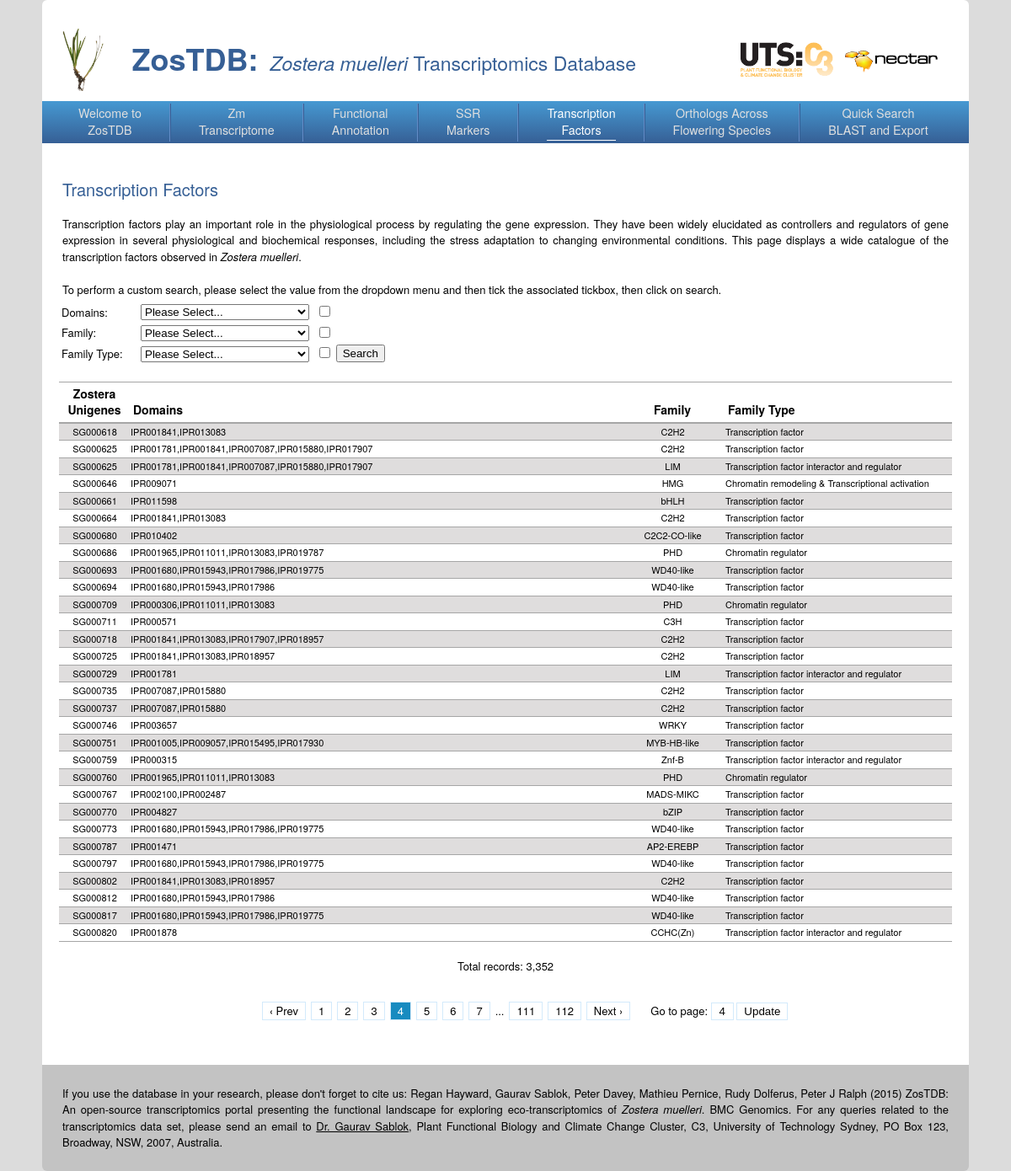
Screenshot of /Website/2015_11_05/transcription_factors.php?page=4 with the database file from the repository.
### tables this page shows
CREATE TABLE `transcription_factors` (
  `Unigene_Num` varchar(8) NOT NULL,
  `Domains` varchar(100) NOT NULL,
  `Family` varchar(30) NOT NULL,
  `Family_Type` varchar(80) NOT NULL,
  KEY `Unigene_Num` (`Unigene_Num`),
  CONSTRAINT `transcription_factors_ibfk_1` FOREIGN KEY (`Unigene_Num`) REFERENCES `transcripts` (`Identifier`)
);

### Website/2015_11_05/transcription_factors.php (the view, shortened to what this page needs)
<!DOCTYPE html PUBLIC "-//W3C//DTD XHTML 1.0 Strict//EN" "http://www.w3.org/TR/xhtml1/DTD/xhtml1-strict.dtd">
<html xmlns="http://www.w3.org/1999/xhtml" xml:lang="en" lang="en">
	<head>
		<link rel="stylesheet" type="text/css" href="css/styles.css"/>
		<?php
			include 'functions.php';
		?>
	</head>
<body>
	<?php include 'header.php'; ?>
	<div id="navigation_menu_wrapper">
		<div id="navigation_menu">
			<?php
				include 'top_menu_bar.php';
			?>
		</div>
	</div>
	<?php
		include 'connect.php';
		if (isset($_GET["page"])) {
			$page  = $_GET["page"];
				 ?>
				</script> <?php
		}else{
			$page=1;
		}
		$records_per_page = 30;
		$start_from = ($page-1) * $records_per_page;
		if (!isset($_POST['submit'])) {
			$strSQL = "SELECT * FROM transcription_factors ORDER BY Unigene_Num ASC LIMIT $start_from, $records_per_page";
      $strSQL_pages = "transcription_factors";
			$recordset = mysqli_query($connection, $strSQL);
		}
	?>
	<main>
		<div id="content_wrapper">
			<div id="content">
				<h3>Transcription Factors</h3>
				<p>Transcription factors play an important role in the physiological process by regulating the gene expression. They have been widely
					elucidated as controllers and regulators of gene expression in several physiological and biochemical responses, including the stress
					adaptation to changing environmental conditions. This page displays a wide catalogue of the transcription factors observed in <i>Zostera
					muelleri</i>. <br><br>
					To perform a custom search, please select the value from the dropdown menu and then tick the associated tickbox, then click on search.
				</p>
				<table>
					<tr>
						<td width="90">Domains:</td>
						<td>
							<form action="transcription_factors_search.php" method="post">
								<select name="Domains" onchange="setChkDomains(this.value);">
									<option value="">Please Select...</option>
								</select>&nbsp;
							</td>
							<td>
								<input type="checkbox" name="Chk_Domains" value="Chk_Domains" id="Chk_Domains">
							</td>
							<td></td>
						</tr>
						<tr>
							<td>Family:</td>
							<td>
								<select name="Family" onchange="setChkFamily(this.value);">
									<option value="">Please Select...</option>
							</select>&nbsp;
						</td>
						<td>
							<input type="checkbox" name="Chk_Family" value="Chk_Family" id="Chk_Family">
						</td>
						<td></td>
					</tr>
					<tr>
						<td>Family Type:</td>
						<td>
							<select name="Family_Type" onchange="setChkFamilyType(this.value);">
								<option value="">Please Select...</option>
						</select>&nbsp;
					</td>
					<td>
						<input type="checkbox" name="Chk_Family_Type" value="Chk_Family_Type" id="Chk_Family_Type">
					</td>
					<td>
						<input type="submit" value="Search" name="submit">
					</td>
				</tr>
			</table>
		<br>
		<center>
		<table class="Generic_Search_Table Zebra">
			<tr>
				<th style="width:80px"><p class="Center">Zostera<br>Unigenes</p></th>
				<th><p class="Left"><br>Domains</p></th>
				<th style="width:120px"><p class="Center"><br>Family</p></th>
				<th style="width:270px"><p class="Left"><br>Family Type</p></th>
			</tr>
			<?php
					if($recordset){
						while($row= mysqli_fetch_assoc($recordset)){
							 ?>
							<tr>
								<td class="Center_Mid"><?php echo $row['Unigene_Num']; ?></td>
								<td class="Left_Mid"><?php echo $row['Domains']; ?></td>
								<td class="Center_Mid"><?php echo $row['Family']; ?></td>
								<td class="Left_Mid"><?php echo $row['Family_Type']; ?></td>
							</tr> <?php
						}
					}else{
						echo'<p>';
						echo mysqli_error($connection);
						echo '</p>';
					}
				?>
			</table>
			<br>
			<?php
	      echo pagination($strSQL_pages,$records_per_page,$page,$url='?');
    	?>
			</center>
			<br>
			<div id="bottom_spacer_20"></div>
		</div>
	</div>
</main>
<div id="footer_wrapper">
	<?php include 'footer.php'; ?>
</div>
</body>
</html>

### Website/2015_11_05/css/styles.css (style rules this page uses)
h3 { border-bottom: 1px dotted #ffffff; color:#365f95; font-family: 'Trebuchet MS', 'Helvetica Neue', Arial, Helvetica; font-size: 20px; font-weight: normal; padding: 5px 0 5px 4px; margin: 0 0 15px 0; }
body { background: #DCDCDC; color: #e4edf5; font-family: 'Trebuchet MS', 'Helvetica Neue', Arial, Helvetica; font-size: 13px; line-height: 1.5em; margin: 0; padding: 0; }
p { color:#000000; font-family: 'Trebuchet MS', 'Helvetica Neue', Arial, Helvetica; margin: 4px; text-align:justify; }
#navigation_menu_wrapper { background: #4699d2; background: -moz-linear-gradient(top, #4699d2 0%, #365f95 100%); background: -webkit-gradient(linear, left top, left bottom, color-stop(0%,#4699d2), color-stop(100%,#365f95)); background: -webkit-linear-gradient(top, #4699d2 0%,#365f95 100%); background: -o-linear-gradient(top, #4699d2 0%,#365f95 100%); background: linear-gradient(top, #4699d2 0%,#365f95 100%); clear: both; height: 50px; margin: 0 auto; width: 1100px; }
#navigation_menu { height: 50px; margin: 0 10px; width: 1090px; }
#content_wrapper { background-color: #FFFFFF; clear: both; color:#000000; margin: 0 auto; padding: 40px 20px 0 20px; width: 1060px; }
#content { background-color:#FFFFFF; margin-right: 40px; width: 1060px; }
#bottom_spacer_20 { clear: both; font-size: 1px; height: 20px; width: 100%; }
#footer_wrapper { clear: both; margin: 0 auto; width: 100%; }
.Generic_Search_Table { border-collapse: collapse; margin-left: 0px; table-layout: fixed; width: 1060px; }
.Generic_Search_Table th { border-bottom-style: solid; border-bottom-color: #A6A6A6; border-bottom-width: 2px; border-top-style: solid; border-top-color: #A6A6A6; border-top-width: 1.5px; margin: 0 0 0 0; padding: 0px 0px 0px 2px; font-size: 14px; font-weight: bold; }
.Generic_Search_Table td { border-bottom-style: solid; border-bottom-color: #A6A6A6; border-bottom-width: 1.5px; font-size: 11px; margin: 0 0 0 0; padding: 0px 0px 0px 3px; }
table.Zebra tbody tr:nth-child(2n) td { background: #DFDDDD; }
table.Zebra tbody tr:nth-child(2n+1) td { background: #ccfffff; }
td.Center_Mid { text-align: center; word-wrap: break-word; }
td.Left_Mid { text-align: left; word-wrap: break-word; }
p.Center { text-align: center; vertical-align: text-bottom; }
p.Left { text-align: left; }

### Website/2015_11_05/transcription_factors.php (style rules this page uses)
select { width:200px; }

### rows the page displays
transcription_factors: Unigene_Num "SG000618", Domains "IPR001841,IPR013083", Family "C2H2", Family_Type "Transcription factor"
transcription_factors: Unigene_Num "SG000625", Domains "IPR001781,IPR001841,IPR007087,IPR015880,IPR017907", Family "C2H2", Family_Type "Transcription factor"
transcription_factors: Unigene_Num "SG000625", Domains "IPR001781,IPR001841,IPR007087,IPR015880,IPR017907", Family "LIM", Family_Type "Transcription factor interactor and regulator"
transcription_factors: Unigene_Num "SG000646", Domains "IPR009071", Family "HMG", Family_Type "Chromatin remodeling & Transcriptional activation"
transcription_factors: Unigene_Num "SG000661", Domains "IPR011598", Family "bHLH", Family_Type "Transcription factor"
transcription_factors: Unigene_Num "SG000664", Domains "IPR001841,IPR013083", Family "C2H2", Family_Type "Transcription factor"
transcription_factors: Unigene_Num "SG000680", Domains "IPR010402", Family "C2C2-CO-like", Family_Type "Transcription factor"
transcription_factors: Unigene_Num "SG000686", Domains "IPR001965,IPR011011,IPR013083,IPR019787", Family "PHD", Family_Type "Chromatin regulator"
transcription_factors: Unigene_Num "SG000693", Domains "IPR001680,IPR015943,IPR017986,IPR019775", Family "WD40-like", Family_Type "Transcription factor"
transcription_factors: Unigene_Num "SG000694", Domains "IPR001680,IPR015943,IPR017986", Family "WD40-like", Family_Type "Transcription factor"
transcription_factors: Unigene_Num "SG000709", Domains "IPR000306,IPR011011,IPR013083", Family "PHD", Family_Type "Chromatin regulator"
transcription_factors: Unigene_Num "SG000711", Domains "IPR000571", Family "C3H", Family_Type "Transcription factor"
transcription_factors: Unigene_Num "SG000718", Domains "IPR001841,IPR013083,IPR017907,IPR018957", Family "C2H2", Family_Type "Transcription factor"
transcription_factors: Unigene_Num "SG000725", Domains "IPR001841,IPR013083,IPR018957", Family "C2H2", Family_Type "Transcription factor"
transcription_factors: Unigene_Num "SG000729", Domains "IPR001781", Family "LIM", Family_Type "Transcription factor interactor and regulator"
transcription_factors: Unigene_Num "SG000735", Domains "IPR007087,IPR015880", Family "C2H2", Family_Type "Transcription factor"
transcription_factors: Unigene_Num "SG000737", Domains "IPR007087,IPR015880", Family "C2H2", Family_Type "Transcription factor"
transcription_factors: Unigene_Num "SG000746", Domains "IPR003657", Family "WRKY", Family_Type "Transcription factor"
transcription_factors: Unigene_Num "SG000751", Domains "IPR001005,IPR009057,IPR015495,IPR017930", Family "MYB-HB-like", Family_Type "Transcription factor"
transcription_factors: Unigene_Num "SG000759", Domains "IPR000315", Family "Znf-B", Family_Type "Transcription factor interactor and regulator"
transcription_factors: Unigene_Num "SG000760", Domains "IPR001965,IPR011011,IPR013083", Family "PHD", Family_Type "Chromatin regulator"
transcription_factors: Unigene_Num "SG000767", Domains "IPR002100,IPR002487", Family "MADS-MIKC", Family_Type "Transcription factor"
transcription_factors: Unigene_Num "SG000770", Domains "IPR004827", Family "bZIP", Family_Type "Transcription factor"
transcription_factors: Unigene_Num "SG000773", Domains "IPR001680,IPR015943,IPR017986,IPR019775", Family "WD40-like", Family_Type "Transcription factor"
transcription_factors: Unigene_Num "SG000787", Domains "IPR001471", Family "AP2-EREBP", Family_Type "Transcription factor"
transcription_factors: Unigene_Num "SG000797", Domains "IPR001680,IPR015943,IPR017986,IPR019775", Family "WD40-like", Family_Type "Transcription factor"
transcription_factors: Unigene_Num "SG000802", Domains "IPR001841,IPR013083,IPR018957", Family "C2H2", Family_Type "Transcription factor"
transcription_factors: Unigene_Num "SG000812", Domains "IPR001680,IPR015943,IPR017986", Family "WD40-like", Family_Type "Transcription factor"
transcription_factors: Unigene_Num "SG000817", Domains "IPR001680,IPR015943,IPR017986,IPR019775", Family "WD40-like", Family_Type "Transcription factor"
transcription_factors: Unigene_Num "SG000820", Domains "IPR001878", Family "CCHC(Zn)", Family_Type "Transcription factor interactor and regulator"

### other values shown
$total "3,352"
$prevlabel "‹ Prev"
$lpm1 "111"
$lastpage "112"
$nextlabel "Next ›"
